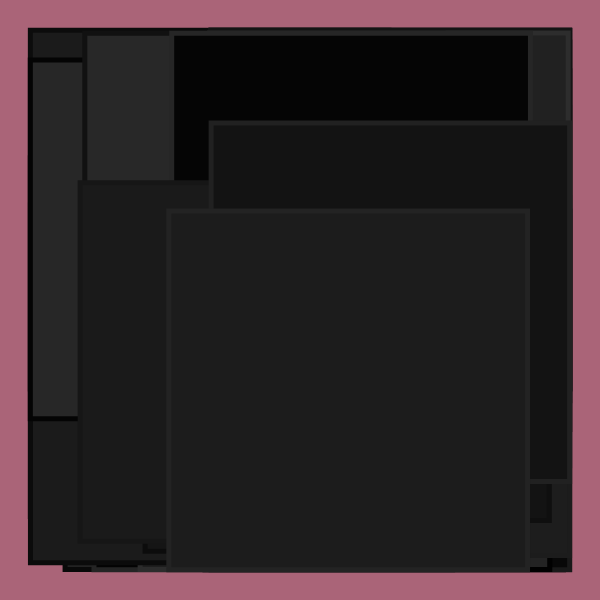
Frame 1 (no input)
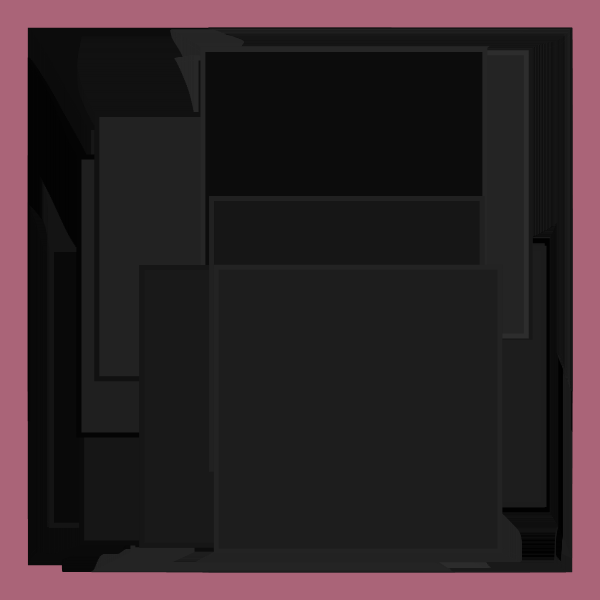
Frame 60 (no input)
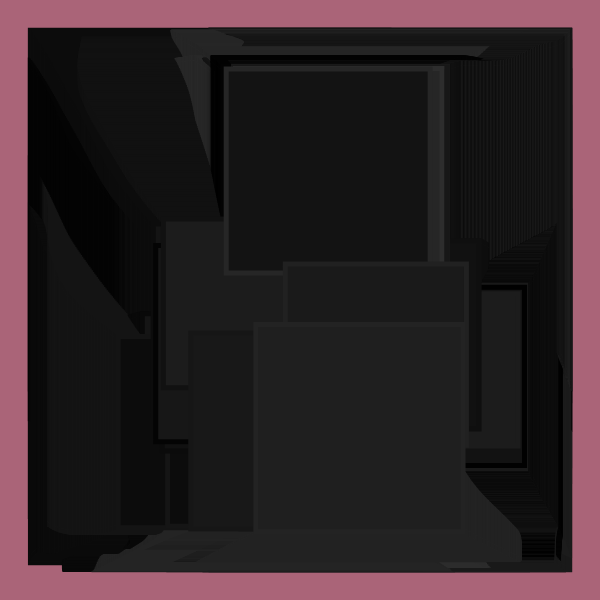
Frame 120 (the mouse pressed at the canvas centre since frame 60)

The p5.js sketch that drew these frames (run headless with seeded random() and noise() and a simulated clock; from frame 60 on, the mouse is pressed at the canvas centre):

// p5.js sketch
// ── sketch.js
//inspo from Fiona 

let moverSystems = [];
let num = 10;
let cells, cols, rows;
let offset, margin;
let cellW, cellH;
let bg;
let graphics;



function setup() {
  w = 600;
  var canvas;
    if(windowWidth>=600 && windowHeight >=600){
      canvas = createCanvas(600, 600);
    }
    else{
      canvas = createCanvas(windowWidth, windowHeight - 100);
    }

  var x = (windowWidth - width) / 2;
  var y = (windowHeight - height) / 2;

  canvas.position(x, y);
  background(0);
  noStroke();

  colorMode(HSB, 360, 100, 100, 100);
  graphics = createGraphics(width, height);
  graphics.colorMode(HSB, 360, 100, 100, 100);

  cells = 1
  cols = cells;
  rows = cells;
  offset = width / 5;
  margin = offset / 5;
  cellW = (width - offset * 2 - margin * (cols - 1)) / cols;
  cellH = (height - offset * 2 - margin * (rows - 1)) / rows;
  

  for (let j = 0; j < rows; j++) {
    for (let i = 0; i < cols; i++) {
      let x = map(i, 0, cols, offset, width - offset + margin);
      let y = map(j, 0, rows, offset, width - offset + margin);
      let b = new Bound(x, y, cellW, cellH);
      moverSystems.push(new MoverSystem(b, int(random(1, 5))*map(cells,2,7,10,5), cellW/2, cellW/8));
      moverSystems[i].render();
    }
  }
  background(170, 100, 120);
  image(graphics,0,0);

}


function draw(){
  rectMode(CENTER)
  for (let ms of moverSystems) {
    ms.update();
    ms.render();
  }
  if(frameCount >300){
    noLoop();
  }
}

class Mover {
  constructor(x, y, d, c1, c2) {
    this.pos = createVector(x, y);
    this.noiseScale = createVector(400,400,400);
    this.d = d;
    this.dLife = d/random(300,200);
    this.maxD = this.d;
    this.c1 = c1;
    this.c2 = c2;
  }
  update() {
    let n = map(noise(this.pos.x / this.noiseScale.x, this.pos.y / this.noiseScale.y), 0, 1, 360, -360);
    let vel = createVector(cos(n), sin(n));
    this.pos.add(vel);
    this.d -= this.dLife;
    this.d = constrain(this.d, 0, this.maxD);
  }
  render() {
    colorMode(RGB);
    let c = lerpColor(color(this.c1), color(this.c2), this.d/this.maxD);
    let cLine = lerpColor(color(this.c1), color(this.c2), this.d/this.maxD - 100);

    fill(c, 5);
    strokeWeight(5)
    stroke(cLine, 10);
    rect(this.pos.x, this.pos.y, this.d*2, this.d*2);
  }
}

class MoverSystem {
  constructor(b, n, d, p) {
    this.movers = [];
    this.b = b;
    this.n = n;
    this.d = d;
    this.p = p;
    for (let i = 0; i < this.n; i++) {
      let c1 = random(p);
      let c2 = c1;
      while (c1 == c2) {
        c2 = random(p);
      }
      this.movers.push(new Mover(random(this.b.x, this.b.x + this.b.w), random(this.b.y, this.b.y + this.b.h), this.d, c1, c2));
    }
  }
  update() {
    for (let m of this.movers) {
      m.update();
      this.b.checkBound(m);
    }
  }
  render() {
    //this.b.render();
    for (let m of this.movers) {
      m.render();
    }
  }
}



class Bound {
  constructor(x, y, w, h) {
    this.x = x;
    this.y = y;
    this.w = w;
    this.h = h;
  }
  checkBound(m) {
    if (m.pos.x - m.d / 2 < this.x) m.pos.x = this.x + m.d / 2;
    if (m.pos.x + m.d / 2 > this.x + this.w) m.pos.x = this.x + this.w - m.d / 2;
    if (m.pos.y - m.d / 2 < this.y) m.pos.y = this.y + m.d / 2;
    if (m.pos.y + m.d / 2 > this.y + this.h) m.pos.y = this.y + this.h - m.d / 2;
  }
  render() {
    //noFill();
    rect(this.x, this.y, this.w, this.h);
  }
}
